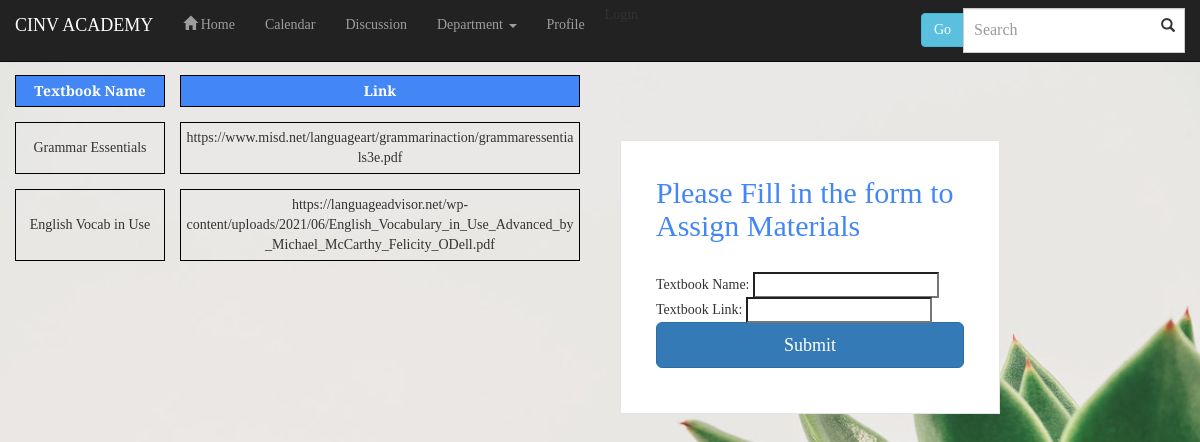
Page /english.php on the committed database.
### tables this page shows
CREATE TABLE `subject` (
  `subject` varchar(200) DEFAULT NULL,
  `textbookName` varchar(200) DEFAULT NULL,
  `textbookLink` varchar(200) DEFAULT NULL
);

### functions.php (called while the page is built, shortened)
<?php
function logged_in(){
	return false;
}

### english.php (the view, shortened to what this page needs)
<?php
require('config.inc.php');
require('functions.php');
?>
<!DOCTYPE html>
<html lang="en">
  <head>
    <link href="css/bootstrap.min.css" rel="stylesheet">
    <link href="Styling.css" rel="stylesheet">
</head>
<body>
    <nav role="navigation" class="navbar navbar-inverse navbar-fixed-top">
      <div class="container-fluid">
        <div class="navbar-header">
          <a class="navbar-brand" href="student.php">
            CINV ACADEMY
          </a>
      </div>
      <div class="navbar-collapse collapse" id="navbarCollapse">
        <ul class="nav navbar-nav">
          <li>
            <a href="student.php">
            <span class="glyphicon glyphicon-home"> </span> Home</a>
          </li>
            <li>
            <a href="fullcalendar.php">
              Calendar
            </a>
          </li>
            <li>
            <a href="./forum.php">
              Discussion
            </a>
          </li>
          <li>
              <a class="dropdown-toggle" type="button" data-toggle="dropdown">Department
                <span class="caret"></span></a>
          </li>
            <li>
            <a href="profile.php">
              Profile
            </a>
          </li>
              <li>
              <div style="display:flex;align-items: center;justify-content: center; flex:1;max-width:150px;padding:5px;display:flex;align-items: center;"  >
                <?php if(logged_in()):?>
                  <a href="profile.php">
                    <img src="<?= get_image($_SESSION['USER']['image'])?>" style="margin-right:5px;width: 40px;height:40px;object-fit:cover;border-radius: 50%;" >
                  </a>
                  <a href="profile.php">
                    <span>Hi, <?= $_SESSION['USER']['username']?></span>
                  </a>
                <?php else:?>
                  <span style="cursor:pointer;" onclick="login.show()">Login</span>
                <?php endif;?>
              </div>
              </li>
        </ul>
        <form class="navbar-form navbar-right" role="search">
          <div class="input-group">
            <span class="input-group-btn">
              <button type="submit" class="btn btn-info">
                Go
              </button>
            </span>
            <input type="text" id="search" class="form-control" placeholder="Search">
          </div>
        </form>
     </div>
  </div>
  </nav>
    <div class="wrapper">
    <form class="form-signin">
      <h2 class="form-signin-heading">Please Fill in the form to Assign Materials</h2>
      Textbook Name: <input type="text" name="textbookName">
      <br>
      Textbook Link: <input type="text" name="textbookLink">
      <br>
      <button class="btn btn-lg btn-primary btn-block" type="submit">Submit</button>
    </form>
  </div>
<?php
$sql = $con->query("Select * from subject where subject='english'");
echo "<table>";
echo "<tr><th>Textbook Name</th><th>Link</th></tr>";
while($row = mysqli_fetch_array($sql)){
    echo "<tr><td>";
    echo $row['textbookName'];
    echo "</td><td>";
    echo $row['textbookLink'];
    echo "</td></tr>";
}
echo "</table>";
?>
</body>
</html>

### Styling.css (style rules this page uses)
body { font-family: 'Vollkorn', serif; }

### english.php (style rules this page uses)
body { background-image: url('images/background2%20(1).jpg'); background-repeat: no-repeat; background-attachment: fixed; background-size: cover; }
body { background-color: transparent; }
.wrapper { margin-top: 80px; margin-bottom: 80px; Float: right; margin-right: 200px; }
.form-signin { max-width: 380px; padding: 15px 35px 45px; margin: 0 auto; background-color: #fff; border: 1px solid rgba(0,0,0,0.1); }
.form-signin-heading, .checkbox { margin-bottom: 30px; }
.form-control { position: relative; font-size: 16px; height: auto; padding: 10px; @include box-sizing(border-box); }
input[type="text"] { margin-bottom: -1px; border-bottom-left-radius: 0; border-bottom-right-radius: 0; }
table { border-collapse: separate; border-spacing: 15px; margin-top: 60px; }
th { background-color: #4287f5; color: white; }
th, td { width: 150px; text-align: center; border: 1px solid black; padding: 5px; max-width: 400px; word-wrap: break-word; }
h2 { color: #4287f5; }

### rows in the picture
subject: textbookName "Grammar Essentials", textbookLink "https://www.misd.net/languageart/grammarinaction/grammaressentials3e.pdf"
subject: textbookName "English Vocab in Use", textbookLink "https://languageadvisor.net/wp-content/uploads/2021/06/English_Vocabulary_in_Use_Advanced_by_Michael_McCarthy_Felicity_ODell.pdf"
